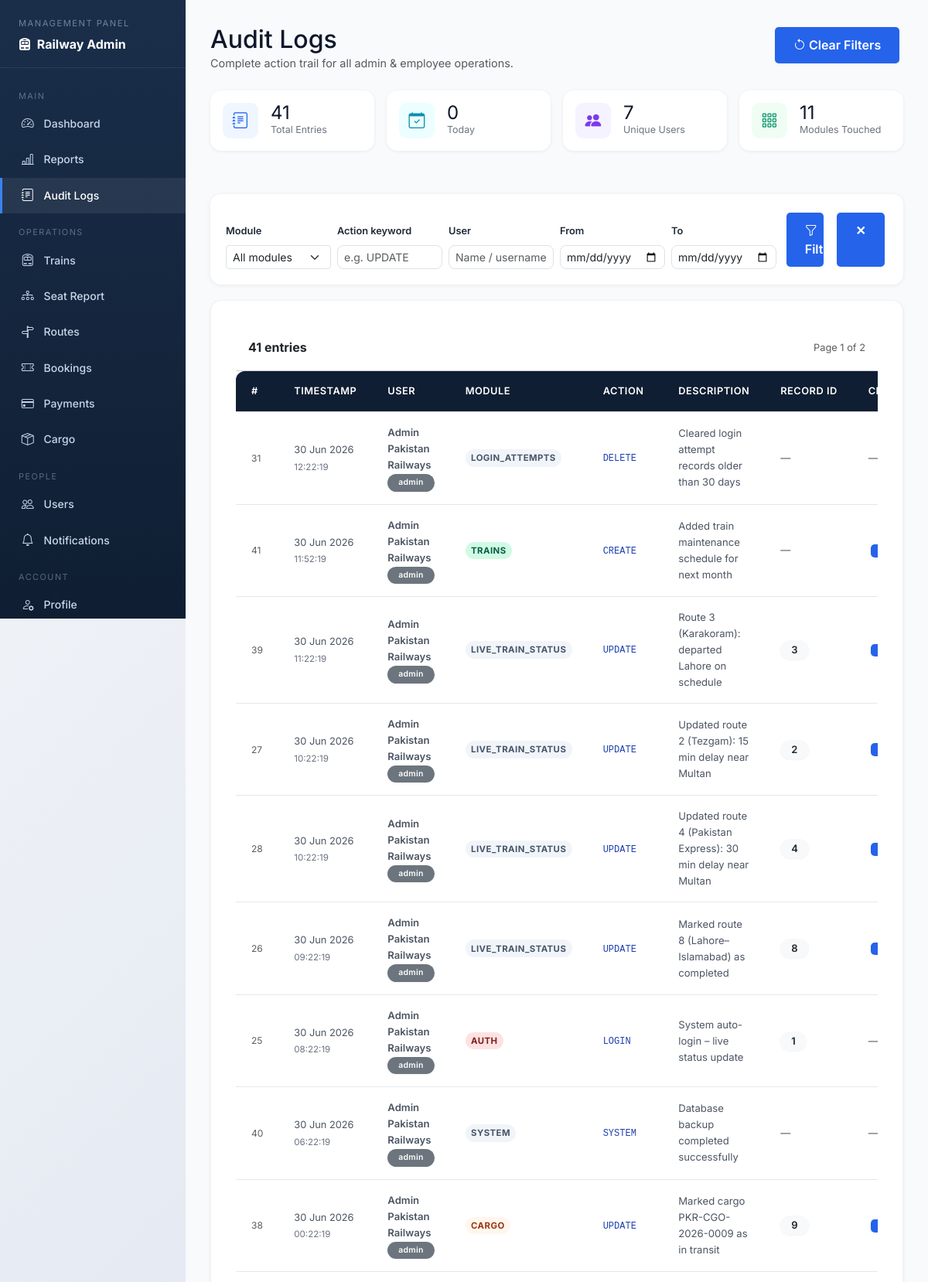
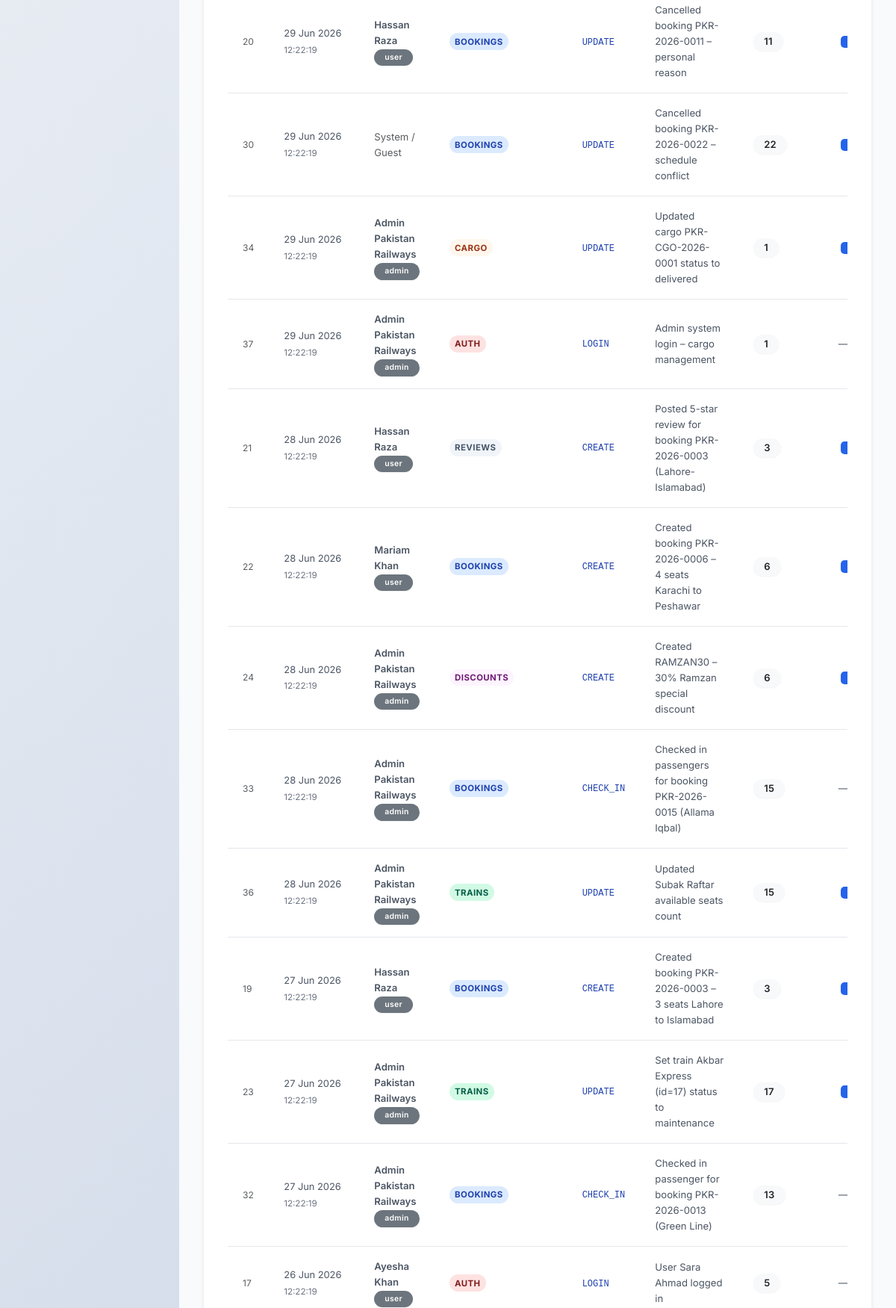
Page /audit-logs.php (signed in, upper part) on the committed database (2 pictures, top to bottom).
### tables this page shows
CREATE TABLE IF NOT EXISTS audit_logs (
    log_id       INT PRIMARY KEY AUTO_INCREMENT,
    user_id      INT,
    user_role    VARCHAR(20),
    action       VARCHAR(100) NOT NULL,
    module       VARCHAR(50)  NOT NULL,
    description  TEXT,
    old_value    TEXT,
    new_value    TEXT,
    record_id    INT,
    ip_address   VARCHAR(45),
    created_at   TIMESTAMP DEFAULT CURRENT_TIMESTAMP,
    INDEX idx_audit_user   (user_id, created_at),
    INDEX idx_audit_module (module, created_at),
    INDEX idx_audit_action (action, created_at)
);

CREATE TABLE IF NOT EXISTS users (
    user_id INT PRIMARY KEY AUTO_INCREMENT,
    username VARCHAR(50) UNIQUE NOT NULL,
    email VARCHAR(100) UNIQUE NOT NULL,
    password VARCHAR(255) NOT NULL,
    full_name VARCHAR(100) NOT NULL,
    phone VARCHAR(20),
    address TEXT,
    role ENUM('user', 'admin') DEFAULT 'user',
    is_active BOOLEAN DEFAULT TRUE,
    created_at TIMESTAMP DEFAULT CURRENT_TIMESTAMP,
    updated_at TIMESTAMP DEFAULT CURRENT_TIMESTAMP ON UPDATE CURRENT_TIMESTAMP
);

### src/classes/Database.php (called while the page is built, shortened)
<?php
class Database {
    private $host = DB_HOST;
    private $db_name = DB_NAME;
    private $user = DB_USER;
    private $password = DB_PASS;
    private $port = DB_PORT;
    private $connection;
    public function connect() {
        $this->connection = new mysqli(
            $this->host,
            $this->user,
            $this->password,
            $this->db_name,
            $this->port
        );
        $this->connection->set_charset('utf8');
        return $this->connection;
    }
    private function ensureCancellationColumns(): void {
        $db = $this->connection->real_escape_string($this->db_name);
        $columns = [
            'cancellation_reason' => "ALTER TABLE bookings ADD COLUMN cancellation_reason VARCHAR(255) DEFAULT NULL",
            'cancellation_fee'    => "ALTER TABLE bookings ADD COLUMN cancellation_fee    DECIMAL(10,2) DEFAULT 0.00",
            'refund_amount'       => "ALTER TABLE bookings ADD COLUMN refund_amount       DECIMAL(10,2) DEFAULT 0.00",
            'cancelled_at'        => "ALTER TABLE bookings ADD COLUMN cancelled_at        DATETIME DEFAULT NULL",
        ];
        foreach ($columns as $col => $ddl) {
            $check = $this->connection->query(
                "SELECT 1 FROM information_schema.COLUMNS
                 WHERE TABLE_SCHEMA = '{$db}' AND TABLE_NAME = 'bookings' AND COLUMN_NAME = '{$col}'"
            );
            if ($check && $check->num_rows === 0) {
                $this->connection->query($ddl);
            }
        }
    }
    private function ensureNotificationColumns(): void {
        $db = $this->connection->real_escape_string($this->db_name);
        $columns = [
            'type'       => "ALTER TABLE notifications ADD COLUMN type       VARCHAR(30)  NOT NULL DEFAULT 'info'",
            'related_id' => "ALTER TABLE notifications ADD COLUMN related_id  INT          NOT NULL DEFAULT 0",
        ];
        foreach ($columns as $col => $ddl) {
            $check = $this->connection->query(
                "SELECT 1 FROM information_schema.COLUMNS
                 WHERE TABLE_SCHEMA = '{$db}' AND TABLE_NAME = 'notifications' AND COLUMN_NAME = '{$col}'"
            );
            if ($check && $check->num_rows === 0) {
                $this->connection->query($ddl);
            }
        }
    }
    public function select($query) {
        $result = $this->connection->query($query);
        $data = array();
        if ($result->num_rows > 0) {
            while ($row = $result->fetch_assoc()) {
                array_push($data, $row);
            }
            return $data;
        } else {
            return false;
        }
    }
    public function selectRow($query) {
        $result = $this->connection->query($query);
        if ($result && $result->num_rows > 0) {
            return $result->fetch_assoc();
        }
        return false;
    }
}
?>

### audit-logs.php (the view, shortened to what this page needs)
<?php
require_once 'config/database.php';
require_once 'src/classes/Database.php';
$db = new Database();
$db->connect();
$filter_module = trim($_GET['module'] ?? 'all');
$filter_action = trim($_GET['action'] ?? '');
$filter_user   = trim($_GET['user']   ?? '');
$date_from     = $_GET['date_from'] ?? '';
$date_to       = $_GET['date_to']   ?? '';
$page          = max(1, (int)($_GET['page'] ?? 1));
$per_page      = 30;
$offset        = ($page - 1) * $per_page;
$wheres = [];
$where_sql = $wheres ? 'WHERE ' . implode(' AND ', $wheres) : '';
$total_rows  = (int)($db->selectRow("SELECT COUNT(*) AS n FROM audit_logs al LEFT JOIN users u ON al.user_id = u.user_id {$where_sql}")['n'] ?? 0);
$total_pages = max(1, (int)ceil($total_rows / $per_page));
$logs = $db->select(
    "SELECT al.*, u.full_name, u.username
     FROM audit_logs al
     LEFT JOIN users u ON al.user_id = u.user_id
     {$where_sql}
     ORDER BY al.created_at DESC
     LIMIT {$per_page} OFFSET {$offset}"
) ?: [];
$kpi = $db->selectRow(
    "SELECT COUNT(*) AS total,
            SUM(DATE(created_at) = CURDATE()) AS today,
            COUNT(DISTINCT user_id) AS unique_users,
            COUNT(DISTINCT module)  AS modules_touched
     FROM audit_logs"
) ?? [];
require_once 'inc/header.php';
?>
<div class="adm-wrap">
<aside class="adm-sidebar">
    <div class="sb-brand">
        <span>Management Panel</span>
        <strong><i class="bi bi-train-front-fill me-1"></i> Railway Admin</strong>
    </div>
    <nav>
        <div class="sb-sep">Main</div>
        <a href="admin-dashboard.php"><i class="bi bi-speedometer2"></i> Dashboard</a>
        <a href="reports.php"><i class="bi bi-bar-chart-line"></i> Reports</a>
        <a href="audit-logs.php" class="active"><i class="bi bi-journal-text"></i> Audit Logs</a>
        <div class="sb-sep">Operations</div>
        <a href="manage-trains.php"><i class="bi bi-train-front"></i> Trains</a>
        <a href="train-seats-report.php"><i class="bi bi-diagram-3"></i> Seat Report</a>
        <a href="manage-routes.php"><i class="bi bi-signpost-split"></i> Routes</a>
        <a href="manage-bookings.php"><i class="bi bi-ticket-perforated"></i> Bookings</a>
        <a href="manage-payments.php"><i class="bi bi-credit-card"></i> Payments</a>
        <a href="cargo-shipments.php"><i class="bi bi-box-seam"></i> Cargo</a>
        <div class="sb-sep">People</div>
        <a href="manage-users.php"><i class="bi bi-people"></i> Users</a>
        <a href="notifications.php"><i class="bi bi-bell"></i> Notifications</a>
        <div class="sb-sep">Account</div>
        <a href="profile.php"><i class="bi bi-person-gear"></i> Profile</a>
    </nav>
</aside>
<main class="adm-main">
    <div class="d-flex justify-content-between align-items-start mb-4 flex-wrap gap-2">
        <div>
            <h2 class="fw-black mb-0" style="color:#0f172a;">Audit Logs</h2>
            <p class="text-muted mb-0" style="font-size:.9rem;">Complete action trail for all admin &amp; employee operations.</p>
        </div>
        <a href="audit-logs.php" class="btn btn-outline-secondary btn-sm"><i class="bi bi-arrow-counterclockwise me-1"></i>Clear Filters</a>
    </div>
    <div class="row g-3 mb-4">
        <?php
        $kpis = [
            ['Total Entries',    $kpi['total']           ?? 0, 'bi-journal-text',  '#2563eb', '#eff6ff'],
            ['Today',           $kpi['today']            ?? 0, 'bi-calendar-check','#0891b2', '#ecfeff'],
            ['Unique Users',    $kpi['unique_users']     ?? 0, 'bi-people-fill',   '#7c3aed', '#f5f3ff'],
            ['Modules Touched', $kpi['modules_touched']  ?? 0, 'bi-grid-3x3-gap', '#059669', '#f0fdf4'],
        ];
        foreach ($kpis as [$lbl, $val, $ico, $clr, $bg]):
        ?>
        <div class="col-lg-3 col-sm-6">
            <div class="card kpi-card p-3">
                <div class="d-flex align-items-center gap-3">
                    <div style="width:46px;height:46px;border-radius:10px;background:<?= $bg ?>;display:flex;align-items:center;justify-content:center;">
                        <i class="bi <?= $ico ?>" style="font-size:1.3rem;color:<?= $clr ?>;"></i>
                    </div>
                    <div>
                        <div class="fw-black" style="font-size:1.5rem;color:#0f172a;line-height:1;"><?= number_format($val) ?></div>
                        <div style="font-size:.78rem;color:#6b7280;"><?= $lbl ?></div>
                    </div>
                </div>
            </div>
        </div>
        <?php endforeach; ?>
    </div>
    <form method="GET" class="filter-bar">
        <div class="row g-2 align-items-end">
            <div class="col-md-2">
                <label class="form-label fw-semibold" style="font-size:.8rem;">Module</label>
                <select name="module" class="form-select form-select-sm">
                    <option value="all">All modules</option>
                </select>
            </div>
            <div class="col-md-2">
                <label class="form-label fw-semibold" style="font-size:.8rem;">Action keyword</label>
                <input type="text" name="action" class="form-control form-control-sm"
                       placeholder="e.g. UPDATE" value="<?= htmlspecialchars($filter_action) ?>">
            </div>
            <div class="col-md-2">
                <label class="form-label fw-semibold" style="font-size:.8rem;">User</label>
                <input type="text" name="user" class="form-control form-control-sm"
                       placeholder="Name / username" value="<?= htmlspecialchars($filter_user) ?>">
            </div>
            <div class="col-md-2">
                <label class="form-label fw-semibold" style="font-size:.8rem;">From</label>
                <input type="date" name="date_from" class="form-control form-control-sm" value="<?= htmlspecialchars($date_from) ?>">
            </div>
            <div class="col-md-2">
                <label class="form-label fw-semibold" style="font-size:.8rem;">To</label>
                <input type="date" name="date_to" class="form-control form-control-sm" value="<?= htmlspecialchars($date_to) ?>">
            </div>
            <div class="col-md-2 d-flex gap-2">
                <button type="submit" class="btn btn-primary btn-sm w-100"><i class="bi bi-funnel me-1"></i>Filter</button>
                <a href="audit-logs.php" class="btn btn-outline-secondary btn-sm">✕</a>
            </div>
        </div>
    </form>
    <div class="card shadow-sm" style="border-radius:14px;overflow:hidden;">
        <div class="card-header bg-white py-3 d-flex justify-content-between align-items-center">
            <span class="fw-bold"><?= number_format($total_rows) ?> entries <?= $filter_module !== 'all' || $filter_action || $filter_user ? '(filtered)' : '' ?></span>
            <span class="text-muted" style="font-size:.8rem;">Page <?= $page ?> of <?= $total_pages ?></span>
        </div>
        <div class="table-responsive">
            <table class="table table-hover mb-0 log-table">
                <thead>
                    <tr>
                        <th>#</th>
                        <th>Timestamp</th>
                        <th>User</th>
                        <th>Module</th>
                        <th>Action</th>
                        <th>Description</th>
                        <th>Record ID</th>
                        <th>Changes</th>
                    </tr>
                </thead>
                <tbody>
                <?php if (empty($logs)): ?>
                    <tr><td colspan="9" class="text-center py-5 text-muted">No audit entries found.</td></tr>
                <?php else: foreach ($logs as $log): ?>
                    <tr>
                        <td class="text-muted" style="font-size:.75rem;"><?= (int)$log['log_id'] ?></td>
                        <td style="white-space:nowrap;">
                            <span style="font-size:.8rem;"><?= date('d M Y', strtotime($log['created_at'])) ?></span><br>
                            <span style="font-size:.72rem;color:#6b7280;"><?= date('H:i:s', strtotime($log['created_at'])) ?></span>
                        </td>
                        <td>
                            <?php if ($log['full_name']): ?>
                                <span class="fw-semibold" style="font-size:.82rem;"><?= htmlspecialchars($log['full_name']) ?></span><br>
                                <span class="badge bg-secondary" style="font-size:.65rem;"><?= htmlspecialchars($log['user_role']) ?></span>
                            <?php else: ?>
                                <span class="text-muted">System / Guest</span>
                            <?php endif; ?>
                        </td>
                        <td>
                            <?php $mc = 'mod-' . strtolower($log['module']); ?>
                            <span class="mod-pill <?= in_array($mc, ['mod-bookings','mod-trains','mod-users','mod-routes','mod-payments','mod-cargo','mod-seats','mod-discounts','mod-auth']) ? $mc : 'mod-other' ?>">
                                <?= htmlspecialchars($log['module']) ?>
                            </span>
                        </td>
                        <td><code style="font-size:.75rem;color:#1e40af;"><?= htmlspecialchars($log['action']) ?></code></td>
                        <td style="max-width:280px;" title="<?= htmlspecialchars($log['description']) ?>">
                            <?= htmlspecialchars(mb_strimwidth($log['description'] ?? '', 0, 80, '…')) ?>
                        </td>
                        <td><?= $log['record_id'] ? '<span class="badge bg-light text-dark">' . (int)$log['record_id'] . '</span>' : '—' ?></td>
                        <td>
                            <?php if ($log['old_value'] || $log['new_value']): ?>
                            <button class="btn btn-outline-secondary btn-sm py-0 px-2" style="font-size:.7rem;"
                                    data-bs-toggle="modal" data-bs-target="#diffModal"
                                    data-old="<?= htmlspecialchars($log['old_value'] ?? '') ?>"
                                    data-new="<?= htmlspecialchars($log['new_value'] ?? '') ?>">
                            </button>
                            <?php else: echo '—'; endif; ?>
                        </td>
                    </tr>
                <?php endforeach; endif; ?>
                </tbody>
            </table>
        </div>
    </div>
</main>
</div>
<?php require_once 'inc/footer.php'; ?>

### rows in the picture
audit_logs: log_id "31", created_at "30 Jun 2026", created_at "12:22:19", user.full_name "Admin Pakistan Railways", user_role "admin", module "LOGIN_ATTEMPTS", action "DELETE", description "Cleared login attempt records older than 30 days"
audit_logs: log_id "41", created_at "30 Jun 2026", created_at "11:52:19", user.full_name "Admin Pakistan Railways", user_role "admin", module "TRAINS", action "CREATE", description "Added train maintenance schedule for next month"
audit_logs: log_id "39", created_at "30 Jun 2026", created_at "11:22:19", user.full_name "Admin Pakistan Railways", user_role "admin", module "LIVE_TRAIN_STATUS", action "UPDATE", description "Route 3 (Karakoram): departed Lahore on schedule", record "3"
audit_logs: log_id "27", created_at "30 Jun 2026", created_at "10:22:19", user.full_name "Admin Pakistan Railways", user_role "admin", module "LIVE_TRAIN_STATUS", action "UPDATE", description "Updated route 2 (Tezgam): 15 min delay near Multan", record "2"
audit_logs: log_id "28", created_at "30 Jun 2026", created_at "10:22:19", user.full_name "Admin Pakistan Railways", user_role "admin", module "LIVE_TRAIN_STATUS", action "UPDATE", description "Updated route 4 (Pakistan Express): 30 min delay near Multan", record "4"
audit_logs: log_id "26", created_at "30 Jun 2026", created_at "09:22:19", user.full_name "Admin Pakistan Railways", user_role "admin", module "LIVE_TRAIN_STATUS", action "UPDATE", description "Marked route 8 (Lahore–Islamabad) as completed", record "8"
audit_logs: log_id "25", created_at "30 Jun 2026", created_at "08:22:19", user.full_name "Admin Pakistan Railways", user_role "admin", module "AUTH", action "LOGIN", description "System auto-login – live status update", record "1"
audit_logs: log_id "40", created_at "30 Jun 2026", created_at "06:22:19", user.full_name "Admin Pakistan Railways", user_role "admin", module "SYSTEM", action "SYSTEM", description "Database backup completed successfully"
audit_logs: log_id "38", created_at "30 Jun 2026", created_at "00:22:19", user.full_name "Admin Pakistan Railways", user_role "admin", module "CARGO", action "UPDATE", description "Marked cargo PKR-CGO-2026-0009 as in transit", record "9"
audit_logs: log_id "20", created_at "29 Jun 2026", created_at "12:22:19", user.full_name "Hassan Raza", user_role "user", module "BOOKINGS", action "UPDATE", description "Cancelled booking PKR-2026-0011 – personal reason", record "11"
audit_logs: log_id "30", created_at "29 Jun 2026", created_at "12:22:19", shows "System / Guest", module "BOOKINGS", action "UPDATE", description "Cancelled booking PKR-2026-0022 – schedule conflict", record "22"
audit_logs: log_id "34", created_at "29 Jun 2026", created_at "12:22:19", user.full_name "Admin Pakistan Railways", user_role "admin", module "CARGO", action "UPDATE", description "Updated cargo PKR-CGO-2026-0001 status to delivered", record "1"
audit_logs: log_id "37", created_at "29 Jun 2026", created_at "12:22:19", user.full_name "Admin Pakistan Railways", user_role "admin", module "AUTH", action "LOGIN", description "Admin system login – cargo management", record "1"
audit_logs: log_id "21", created_at "28 Jun 2026", created_at "12:22:19", user.full_name "Hassan Raza", user_role "user", module "REVIEWS", action "CREATE", description "Posted 5-star review for booking PKR-2026-0003 (Lahore-Islamabad)", record "3"
audit_logs: log_id "22", created_at "28 Jun 2026", created_at "12:22:19", user.full_name "Mariam Khan", user_role "user", module "BOOKINGS", action "CREATE", description "Created booking PKR-2026-0006 – 4 seats Karachi to Peshawar", record "6"
audit_logs: log_id "24", created_at "28 Jun 2026", created_at "12:22:19", user.full_name "Admin Pakistan Railways", user_role "admin", module "DISCOUNTS", action "CREATE", description "Created RAMZAN30 – 30% Ramzan special discount", record "6"
audit_logs: log_id "33", created_at "28 Jun 2026", created_at "12:22:19", user.full_name "Admin Pakistan Railways", user_role "admin", module "BOOKINGS", action "CHECK_IN", description "Checked in passengers for booking PKR-2026-0015 (Allama Iqbal)", record "15"
audit_logs: log_id "36", created_at "28 Jun 2026", created_at "12:22:19", user.full_name "Admin Pakistan Railways", user_role "admin", module "TRAINS", action "UPDATE", description "Updated Subak Raftar available seats count", record "15"
audit_logs: log_id "19", created_at "27 Jun 2026", created_at "12:22:19", user.full_name "Hassan Raza", user_role "user", module "BOOKINGS", action "CREATE", description "Created booking PKR-2026-0003 – 3 seats Lahore to Islamabad", record "3"
audit_logs: log_id "23", created_at "27 Jun 2026", created_at "12:22:19", user.full_name "Admin Pakistan Railways", user_role "admin", module "TRAINS", action "UPDATE", description "Set train Akbar Express (id=17) status to maintenance", record "17"
audit_logs: log_id "32", created_at "27 Jun 2026", created_at "12:22:19", user.full_name "Admin Pakistan Railways", user_role "admin", module "BOOKINGS", action "CHECK_IN", description "Checked in passenger for booking PKR-2026-0013 (Green Line)", record "13"
audit_logs: log_id "17", created_at "26 Jun 2026", created_at "12:22:19", user.full_name "Ayesha Khan", user_role "user", module "AUTH", action "LOGIN", description "User Sara Ahmad logged in", record "5"

### other values in the picture
$val "41"
$lbl "Total Entries"
$val "0"
$lbl "Today"
$val "7"
$lbl "Unique Users"
$val "11"
$lbl "Modules Touched"
$total_rows "41"
$page "1"
$total_pages "2"
